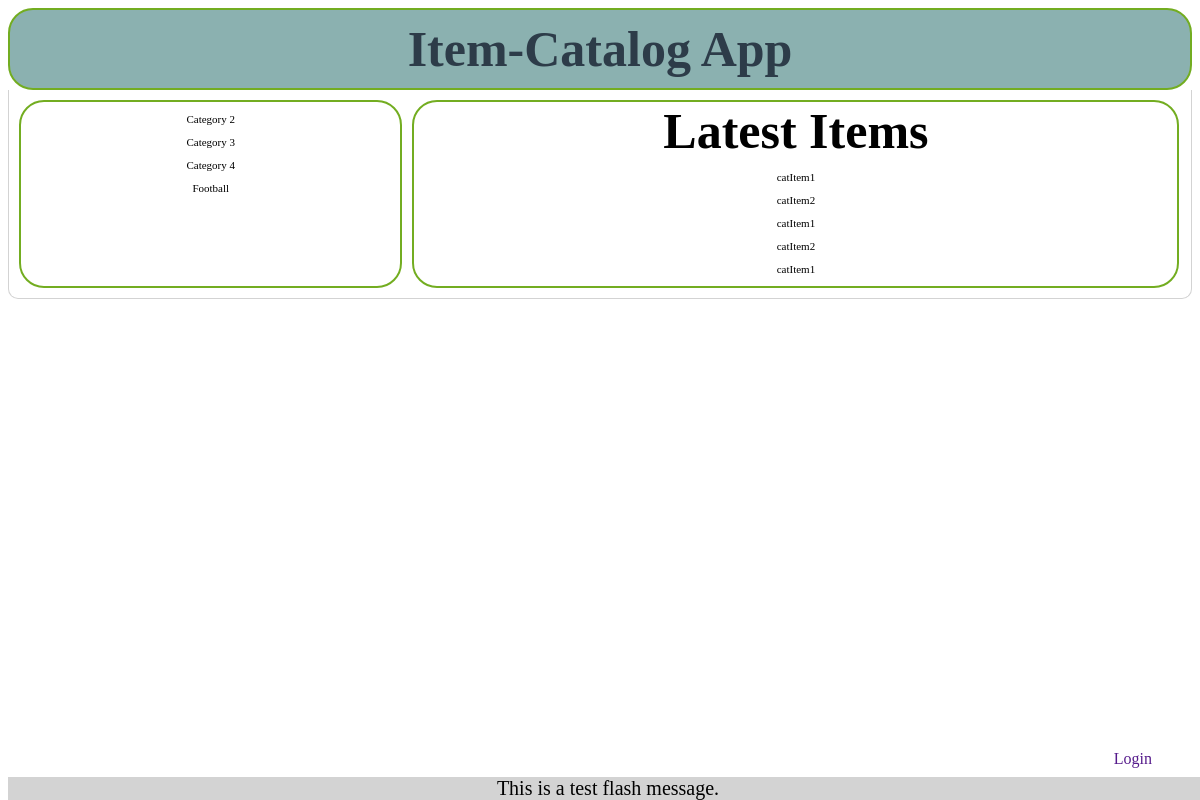
/main/, run on the app's committed database.
### database_setup.py (models this page shows, shortened)
class Category(Base):
	__tablename__ = 'category'
	name = Column(String(80), nullable = False)
	id = Column(Integer, primary_key = True)

class Item(Base):
	__tablename__ = 'item'
	name = Column(String(80), nullable = False)
	id = Column(Integer, primary_key = True)
	description = Column(String(500))
	category_id = Column(Integer, ForeignKey('category.id'))
	category = relationship(Category)

### main.py (the view)
@app.route('/')
@app.route('/main/')
def mainMenu():
	categories = session.query(Category).all()
	latestItems = session.query(Item).limit(5)
	return render_template('main.html', categories=categories, latestItems=latestItems)

### templates/main.html (shortened to what this page needs)
<!DOCTYPE html>
<html lang="en" xmlns="http://www.w3.org/1999/xhtml">
<head>
	<link rel="stylesheet" type=text/css href="{{url_for('static', filename='main.css')}}">
</head>
<body>
	<header class="header">
		<div class="title">
			<h1>Item-Catalog App</h1>
		</div>
	</header>
	<div class="container">
		<div class="grid-container">
			<div class="menu">
                {% for category in categories %}
                <p>
					<a href="{{url_for('categoryItems', category_id = category.id)}}"> {{category.name}}</a>
                </p>
                {% else %}
                    <h3> This is a test, no entries </h3>
				{% endfor %}
			</div>
			<div class="item">
				{% for item in items %}
					<p>
                        <h3>{{item.name}}</h3><br>
                        <br>{{item.description}} <br>
                    </p>
                {% else %}
                    <h1>Latest Items</h1>
                    {% for latestItem in latestItems %}
                    <p>
                        {{latestItem.name}}
                    </p>
                    {% else %}
                        <h3> This is a test for no entries </h3>
                    {% endfor %}
				{% endfor %}
			</div>
        </div>
    </div>
    <a class="loginbutton" href="">Login</a>
    <div class="flash">
        {% with messages = get_flashed_messages() %}
            {% if messages %}
                <ul>
                {% for message in messages %}
                    <li>{{message}}</li>
                {% endfor %}
                </ul>
            {% else %}
                This is a test flash message.
            {% endif %}
        {% endwith %}
    </div>
</body>
</html>

### static/main.css (style rules this page uses)
h1 { font-size: 50px; font-family: "Bradley Hand", cursive; margin: 0; }
.header { border-bottom: 6px solid #7d97ad; background-color: #8bb1b0; border: 2px solid #73AD21; border-radius: 25px; border-style: solid; color: #2d3c49; display: flex; }
.title { display:inline-block; padding:10px; text-align:center; width:100%; }
a:link { background-color: white; color: black; text-align: center; text-decoration: none; display: inline-block; }
body { background-color: #ffffff; font-family: "Apple Chancery", cursive; }
.container { border: 1px lightgrey; border-right-style: solid; border-left-style: solid; border-bottom-style: solid; border-bottom-right-radius: 10px; border-bottom-left-radius: 10px; }
.flash { background-color: lightgrey; bottom: 0px; font-size: 20px; text-align: center; position: fixed; width: 100%; }
.grid-container { display: grid; grid-template-columns: 33% 66%; grid-gap: 10px; padding: 10px; }
.grid-container > div { border: 2px solid #73AD21; border-radius: 25px; border-style: solid; text-align: center; font-size: 11px; }
.loginbutton { position: fixed; bottom: 4%; right: 4%; }
.menu { float: left; }
.item { float: right; }

### data on the page
Category: name "Category 2"
Category: name "Category 3"
Category: name "Category 4"
Category: name "Football"
Item: name "catItem1"
Item: name "catItem2"
Item: name "catItem1"
Item: name "catItem2"
Item: name "catItem1"
